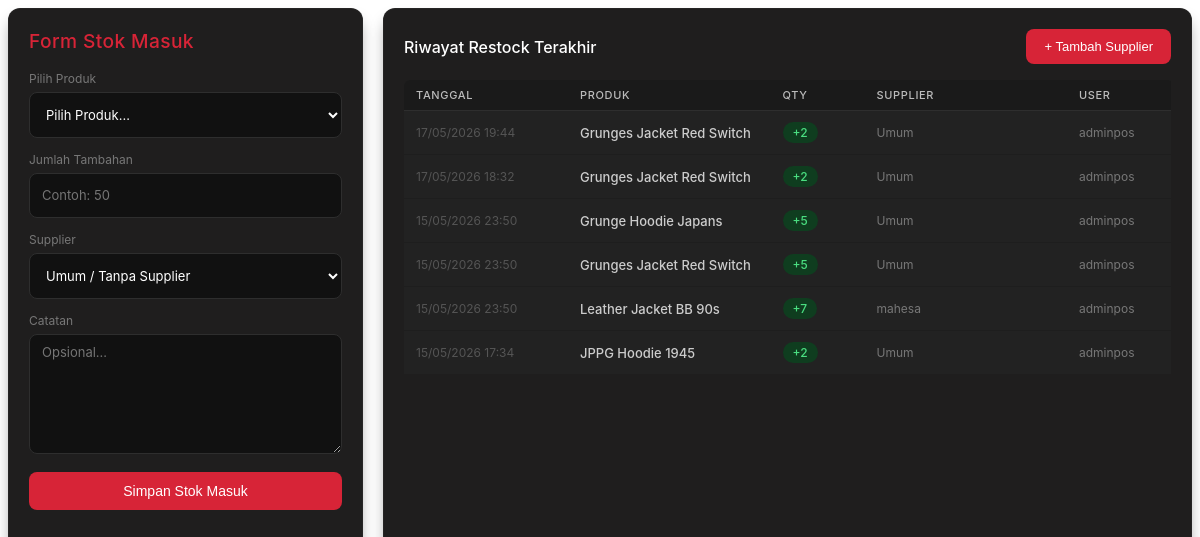
Page /pages/restock.php on the committed database.
### tables this page shows
CREATE TABLE `restock` (
  `id` int(11) NOT NULL,
  `id_product` int(11) DEFAULT NULL,
  `jumlah` int(11) NOT NULL,
  `supplier_id` int(11) DEFAULT NULL,
  `catatan` text DEFAULT NULL,
  `user_id` int(11) NOT NULL,
  `created_at` datetime DEFAULT current_timestamp()
);

CREATE TABLE `products` (
  `id_product` int(11) NOT NULL,
  `nama_product` varchar(150) NOT NULL,
  `id_category` int(11) NOT NULL,
  `harga_beli` int(11) NOT NULL,
  `harga_jual` int(11) NOT NULL,
  `stok` int(11) NOT NULL,
  `barcode` varchar(50) NOT NULL,
  `created_at` timestamp NOT NULL DEFAULT current_timestamp(),
  `updated_at` timestamp NOT NULL DEFAULT current_timestamp() ON UPDATE current_timestamp(),
  `gambar` varchar(255) DEFAULT 'default.png'
);

CREATE TABLE `users` (
  `id` int(11) NOT NULL,
  `username` varchar(50) DEFAULT NULL,
  `password` varchar(255) DEFAULT NULL,
  `role` enum('admin','kasir','owner') DEFAULT NULL,
  `qr_token` varchar(255) DEFAULT NULL,
  `is_active` tinyint(1) DEFAULT 1,
  `created_at` timestamp NOT NULL DEFAULT current_timestamp()
);

CREATE TABLE `supplier` (
  `id` int(11) NOT NULL,
  `nama` varchar(100) NOT NULL,
  `kontak` varchar(100) DEFAULT NULL,
  `created_at` datetime DEFAULT current_timestamp()
);

### pages/restock.php (the view, shortened to what this page needs)
<?php
require_once 'config/database.php';
$search = isset($_GET['search']) ? trim($_GET['search']) : '';
$searchParam = "%$search%";
$stmt = $conn->prepare("
    SELECT r.id, r.jumlah, r.catatan, r.created_at,
           p.nama_product,
           s.nama AS nama_supplier,
           u.username
    FROM restock r
    JOIN products p ON r.id_product = p.id_product
    LEFT JOIN supplier s ON r.supplier_id = s.id
    JOIN users u ON r.user_id = u.id
    WHERE p.nama_product LIKE ? OR s.nama LIKE ? OR u.username LIKE ?
    ORDER BY r.created_at DESC
    LIMIT 50
");
$stmt->bind_param("sss", $searchParam, $searchParam, $searchParam);
$stmt->execute();
$riwayat = $stmt->get_result();
?>
<link rel="stylesheet" href="asset/css/pages.css?v=<?= time(); ?>">
<link rel="stylesheet" href="asset/css/restock.css?v=<?= time(); ?>">
<div class="grid">
    <div class="card-restock">
        <div class="card-title">Form Stok Masuk</div>
        <form method="POST" class="restock" id="restockForm">
            <label>Pilih Produk</label>
            <select name="produk_id" id="product-select" required>
                <option value="">Pilih Produk...</option>
            </select>
            <label>Jumlah Tambahan</label>
            <input type="number" name="jumlah" placeholder="Contoh: 50" min="1" required>
            <label>Supplier</label>
            <select name="supplier_id" id="supplier-select">
                <option value="">Umum / Tanpa Supplier</option>
            </select>
            <label>Catatan</label>
            <textarea name="catatan" placeholder="Opsional..."></textarea>
            <button type="submit" name="simpan" class="btn-save" id="submitBtn">Simpan Stok Masuk</button>
        </form>
    </div>
    <div class="card-restock">
        <div class="riwayat-header">
            <div class="riwayat-title">Riwayat Restock Terakhir</div>
            <button class="btn-red" onclick="document.getElementById('modalSupplier').classList.add('active')">+ Tambah Supplier</button>
        </div>
        <div class="table-wrapper">
            <table class="t-restock">
                <thead>
                    <tr>
                        <th style="width:140px">TANGGAL</th>
                        <th>PRODUK</th>
                        <th style="width:70px">QTY</th>
                        <th>SUPPLIER</th>
                        <th style="width:80px">USER</th>
                    </tr>
                </thead>
                <tbody>
                    <?php if ($riwayat->num_rows === 0): ?>
                        <tr style="position: relative;">
                            <td colspan="5" class="empty-state">Belum ada riwayat restock.</td>
                        </tr>
                    <?php else: ?>
                        <?php while ($r = $riwayat->fetch_assoc()): ?>
                            <tr>
                                <td style="font-size:12px;color:#555"><?= date('d/m/Y H:i', strtotime($r['created_at'])) ?></td>
                                <td class="prod-name"><?= htmlspecialchars($r['nama_product']) ?></td>
                                <td><span class="badge-qty">+<?= $r['jumlah'] ?></span></td>
                                <td style="color:#777;font-size:12px"><?= htmlspecialchars($r['nama_supplier'] ?? 'Umum') ?></td>
                                <td style="font-size:12px;color:#777"><?= htmlspecialchars($r['username']) ?></td>
                            </tr>
                        <?php endwhile; ?>
                    <?php endif; ?>
                </tbody>
            </table>
        </div>
    </div>
</div>

### asset/css/restock.css (style rules this page uses)
.btn-red { background: #d72437; color: #fff; border: none; border-radius: 8px; padding: 10px 18px; font-size: 13px; font-weight: 500; cursor: pointer; }
.grid { display: grid; grid-template-columns: 355px 1fr; gap: 20px; align-items: start; }
.card-restock { background: #1f1e1e; border-radius: 12px; font-family: "Inter", sans-serif; padding: 20px; height: 86vh; border: 1px solid rgba(255, 255, 255, 0.03); box-shadow: 0 10px 15px -3px rgba(0, 0, 0, 0.4); }
.card-title { font-size: 1.2rem; font-weight: 500; color: #d72437; margin-bottom: 18px; letter-spacing: 0.02em; }
.restock label { font-size: 12px; color: #777; display: block; margin-bottom: 6px; margin-top: 14px; }
.restock label:first-of-type { margin-top: 0; }
.restock select, input[type="text"], input[type="number"], input[type="email"], textarea { width: 100%; background: #111; border: 0.5px solid #2e2e2e; border-radius: 8px; padding: 9px 12px; color: #fff; font-size: 13px; outline: none; font-family: inherit; height: 2.85rem; }
.restock textarea { resize: vertical; min-height: 120px; }
.btn-save { width: 100%; margin-top: 18px; background: #d72437; color: #fff; border: none; border-radius: 8px; padding: 11px; font-size: 14px; font-weight: 500; cursor: pointer; }
.riwayat-header { display: flex; justify-content: space-between; align-items: center; margin-bottom: 16px; flex-wrap: wrap; gap: 8px; }
.riwayat-title { font-size: 1rem; font-weight: 500; color: #fff; }
.table-wrapper { width: 100%; height: 74vh; overflow-y: auto; scroll-behavior: smooth; border-radius: 6px; padding-right: 0.2rem; }
.t-restock { width: 100%; border-collapse: collapse; font-size: 13px; table-layout: fixed; background-color: #222222; }
.t-restock thead tr { border-bottom: 0.5px solid #2e2e2e; position: sticky; top: 0; background: #1a1a1a; z-index: 1; }
.t-restock th { text-align: left; padding: 8px 12px; font-size: 11px; font-weight: 500; color: #bbbbbb; letter-spacing: 0.06em; }
.t-restock td { padding: 11px 12px; color: #ccc; border-bottom: 0.5px solid #1e1e1e; vertical-align: middle; overflow: hidden; text-overflow: ellipsis; white-space: nowrap; }
.t-restock tr:last-child td { border-bottom: none; }
.badge-qty { display: inline-block; background: #0f3d1f; color: #4ade80; font-size: 12px; font-weight: 500; padding: 3px 10px; border-radius: 20px; }
.prod-name { color: #fff; font-weight: 500; }

### rows in the picture
restock: created_at "17/05/2026 19:44", id_product.nama_product "Grunges Jacket Red Switch", jumlah "2", nama_supplier "Umum", user.username "adminpos"
restock: created_at "17/05/2026 18:32", id_product.nama_product "Grunges Jacket Red Switch", jumlah "2", nama_supplier "Umum", user.username "adminpos"
restock: created_at "15/05/2026 23:50", id_product.nama_product "Grunge Hoodie Japans", jumlah "5", nama_supplier "Umum", user.username "adminpos"
restock: created_at "15/05/2026 23:50", id_product.nama_product "Grunges Jacket Red Switch", jumlah "5", nama_supplier "Umum", user.username "adminpos"
restock: created_at "15/05/2026 23:50", id_product.nama_product "Leather Jacket BB 90s", jumlah "7", supplier.nama "mahesa", user.username "adminpos"
restock: created_at "15/05/2026 17:34", id_product.nama_product "JPPG Hoodie 1945", jumlah "2", nama_supplier "Umum", user.username "adminpos"
